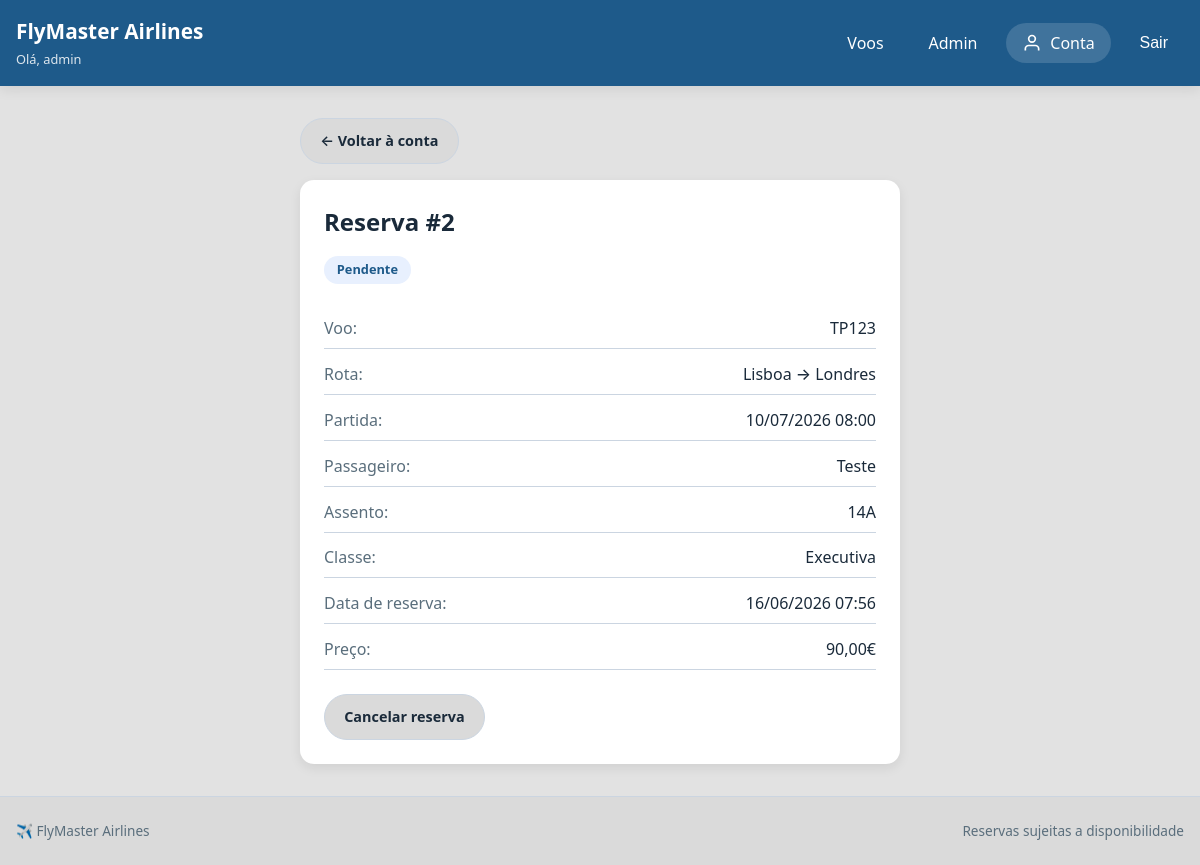
/reservas/2/ (signed in), run on an earlier commit of the app's database.
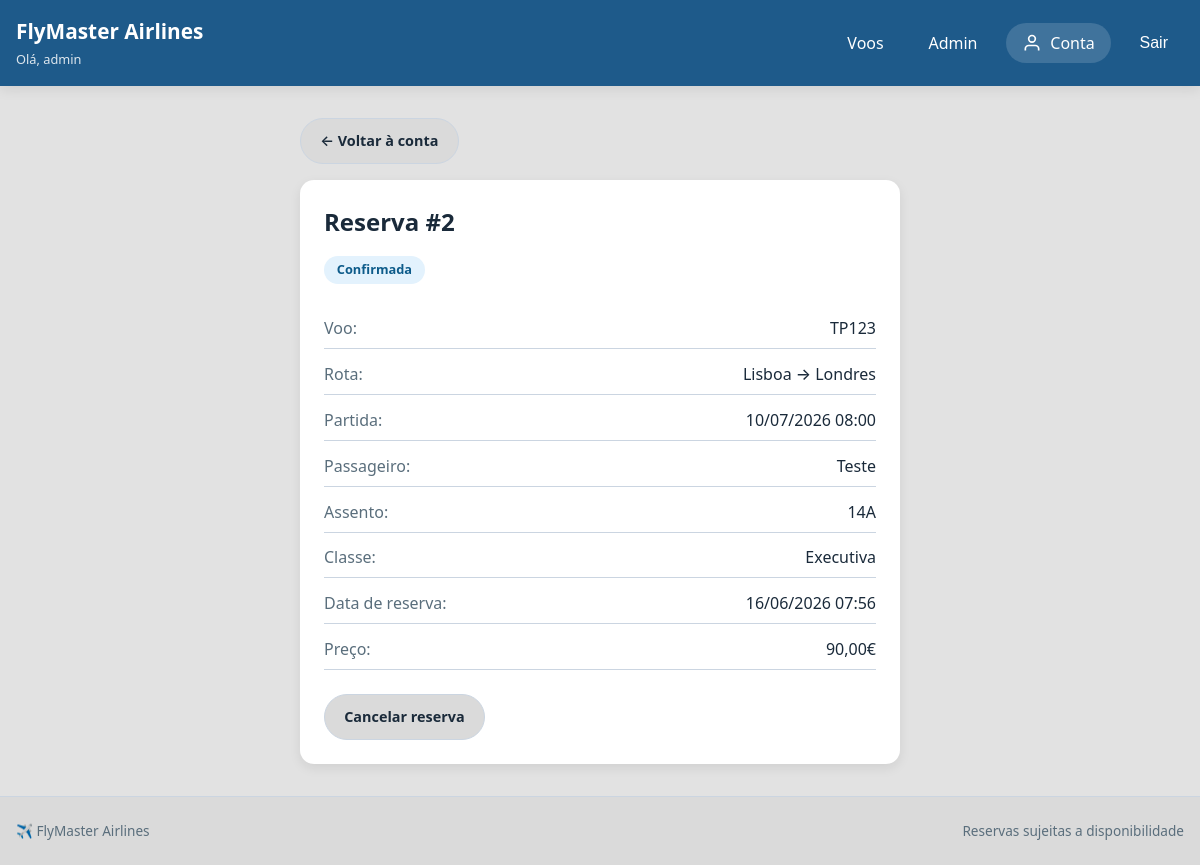
And on a later commit of the database.
### voos/models.py (models this page shows, shortened)
class Reserva(models.Model):
    STATUS = [
        ('pendente',   'Pendente'),
        ('confirmada', 'Confirmada'),
        ('cancelada',  'Cancelada'),
    ]
    CLASSE = [
        ('económica', 'Económica'),
        ('executiva', 'Executiva'),
    ]
    voo            = models.ForeignKey(Voo, on_delete=models.CASCADE)
    passageiro     = models.ForeignKey(Passageiro, on_delete=models.CASCADE)
    data_reserva   = models.DateTimeField(auto_now_add=True)
    status         = models.CharField(max_length=20, choices=STATUS, default='pendente')
    numero_assento = models.CharField(max_length=5)  # ex: 12A
    classe_voo     = models.CharField(max_length=20, choices=CLASSE, default='económica')
    class Meta:
        unique_together = ('voo', 'numero_assento')

class Voo(models.Model):
    numero               = models.CharField(max_length=10, unique=True)  # ex: TP123
    companhia            = models.ForeignKey(Companhia, on_delete=models.CASCADE)
    origem               = models.ForeignKey(Aeroporto, on_delete=models.CASCADE, related_name='saidas')
    destino              = models.ForeignKey(Aeroporto, on_delete=models.CASCADE, related_name='chegadas')
    data_partida         = models.DateTimeField()
    data_chegada         = models.DateTimeField()
    lugares_disponiveis  = models.IntegerField()
    preco                = models.DecimalField(max_digits=8, decimal_places=2)

class Aeroporto(models.Model):
    codigo = models.CharField(max_length=3, unique=True)
    nome   = models.CharField(max_length=150, blank=True)
    cidade = models.CharField(max_length=100)
    pais   = models.CharField(max_length=100)

class Passageiro(models.Model):
    nome         = models.CharField(max_length=100)
    email        = models.EmailField(unique=True)
    telefone     = models.CharField(max_length=15)
    documento    = models.CharField(max_length=20, unique=True)
    data_criacao = models.DateTimeField(auto_now_add=True)

### voos/views.py (the view)
# urls.py: path('reservas/<int:pk>/', views.ReservaDetailView.as_view(), name='reserva-detail'),
class ReservaDetailView(LoginRequiredMixin, DetailView):
    model               = Reserva
    template_name       = 'Voos/reserva_detail.html'
    context_object_name = 'reserva'
    login_url           = reverse_lazy('voos:login')

### voos/context_processors.py (called while the page is built)
def gestor_status(request):
    is_gestor = (
        request.user.is_authenticated and (
            request.user.is_superuser or
            request.user.groups.filter(name='gestor').exists()
        )
    )
    return {'is_gestor': is_gestor}

### voos/templates/Voos/reserva_detail.html (shortened to what this page needs)
{% extends 'Voos/base.html' %}
{% block content %}
<main class="container" style="max-width:600px; margin-top:2rem;">
    <div class="page-actions" style="margin-bottom:1rem;">
        <a href="{% url 'voos:account' %}" class="btn btn-light">← Voltar à conta</a>
    </div>
    <div class="panel">
        <h2>Reserva #{{ reserva.pk }}</h2>
        <span class="status-badge {% if reserva.status == 'confirmada' %}status-available{% elif reserva.status == 'cancelada' %}status-pending{% else %}status-info{% endif %}" style="margin-bottom:1rem; display:inline-block;">
            {{ reserva.get_status_display }}
        </span>
        <div class="flight-summary" style="margin-top:1rem;">
            <div class="summary-row"><span class="summary-label">Voo:</span><span class="summary-value">{{ reserva.voo.numero }}</span></div>
            <div class="summary-row"><span class="summary-label">Rota:</span><span class="summary-value">{{ reserva.voo.origem.cidade }} → {{ reserva.voo.destino.cidade }}</span></div>
            <div class="summary-row"><span class="summary-label">Partida:</span><span class="summary-value">{{ reserva.voo.data_partida|date:"d/m/Y H:i" }}</span></div>
            <div class="summary-row"><span class="summary-label">Passageiro:</span><span class="summary-value">{{ reserva.passageiro.nome }}</span></div>
            <div class="summary-row"><span class="summary-label">Assento:</span><span class="summary-value">{{ reserva.numero_assento }}</span></div>
            <div class="summary-row"><span class="summary-label">Classe:</span><span class="summary-value">{{ reserva.get_classe_voo_display }}</span></div>
            <div class="summary-row"><span class="summary-label">Data de reserva:</span><span class="summary-value">{{ reserva.data_reserva|date:"d/m/Y H:i" }}</span></div>
            <div class="summary-row"><span class="summary-label">Preço:</span><span class="summary-value">{{ reserva.voo.preco }}€</span></div>
        </div>
        {% if reserva.status != 'cancelada' %}
        <div style="margin-top:1.5rem;">
            <a href="{% url 'voos:reserva-delete' reserva.pk %}" class="btn btn-light">Cancelar reserva</a>
        </div>
        {% endif %}
    </div>
</main>
{% endblock %}

### voos/templates/Voos/base.html (shortened to what this page needs)
{% load static %}
<!DOCTYPE html>
<html lang="pt">
<head>
    <link rel="stylesheet" href="{% static 'css/style.css' %}">
</head>
<body>
    <header class="site-header">
        <div class="container topbar">
            <a href="{% url 'voos:index' %}" class="brand" style="text-decoration:none; color:white;">
                <span class="brand-title">FlyMaster Airlines</span>
                <span class="brand-subtitle">
                    {% if user.is_authenticated %}Olá, {{ user.username }}{% else %}Reserve o seu próximo voo{% endif %}
                </span>
            </a>
            <nav class="main-nav">
                <a href="{% url 'voos:flights' %}">Voos</a>
                {% if user.is_authenticated %}
                    {% if is_gestor %}
                        <a href="{% url 'voos:admin-panel' %}">Admin</a>
                    {% endif %}
                    <a href="{% url 'voos:account' %}" class="account-icon">
                        <svg width="20" height="20" viewBox="0 0 24 24" fill="none" stroke="currentColor" stroke-width="2">
                            <path d="M20 21v-2a4 4 0 0 0-4-4H8a4 4 0 0 0-4 4v2"/>
                            <circle cx="12" cy="7" r="4"/>
                        </svg>
                        <span>Conta</span>
                    </a>
                    <form method="post" action="{% url 'voos:logout' %}" style="display:inline; margin:0;">
                        <button type="submit" style="background:none; border:none; color:white; cursor:pointer; font-size:inherit; padding:0.5rem 1rem;">Sair</button>
                    </form>
                {% endif %}
            </nav>
        </div>
    </header>
    {% block content %}{% endblock %}
    <footer class="site-footer">
        <div class="container footer-inner">
            <span>✈️ FlyMaster Airlines</span>
            <span>{% block footer_text %}Reservas sujeitas a disponibilidade{% endblock %}</span>
        </div>
    </footer>
</body>
</html>

### static/css/style.css (style rules this page uses)
:root { --bg: #e2e2e2; --surface: #ffffff; --surface-alt: #dadada; --text: #1a2a3a; --muted: #5a6e7c; --primary: #1e5a8a; --primary-hover: #144a6e; --accent: #2c7cb6; --accent-hover: #23689b; --success-bg: #e3f2fd; --success-text: #0d5b8a; --warning-bg: #fff3e0; --warning-text: #b85c00; --info-bg: #e8f0fe; --info-text: #1e5a8a; --border: #cbd5e1; --shadow: 0 4px 12px rgba(0, 0, 0, 0.08); --radius: 14px; --radius-sm: 10px; --max-width: 1200px; }
* { box-sizing: border-box; margin: 0; padding: 0; }
body { font-family: 'Segoe UI', system-ui, -apple-system, sans-serif; background: var(--bg); color: var(--text); line-height: 1.5; }
.container { width: min(100% - 2rem, var(--max-width)); margin: 0 auto; }
.site-header { background: var(--primary); color: white; position: sticky; top: 0; z-index: 100; box-shadow: var(--shadow); }
.topbar { display: flex; justify-content: space-between; align-items: center; padding: 1rem 0; flex-wrap: wrap; gap: 1rem; }
.brand { display: flex; flex-direction: column; gap: 0.2rem; }
.brand-title { font-size: 1.3rem; font-weight: 700; }
.brand-subtitle { font-size: 0.8rem; opacity: 0.85; }
.main-nav { display: flex; gap: 0.8rem; align-items: center; flex-wrap: wrap; }
.main-nav a, .nav-pill { color: white; padding: 0.5rem 1rem; border-radius: 40px; text-decoration: none; transition: background 0.2s; }
.account-icon { display: flex; align-items: center; gap: 0.5rem; background: rgba(255, 255, 255, 0.15); padding: 0.5rem 1rem; border-radius: 40px; color: white; text-decoration: none; transition: background 0.2s; }
.btn { display: inline-flex; align-items: center; justify-content: center; gap: 0.5rem; padding: 0.7rem 1.2rem; border: none; border-radius: 40px; font-weight: 600; cursor: pointer; transition: all 0.2s; text-decoration: none; font-size: 0.9rem; }
.btn-light { background: var(--surface-alt); color: var(--text); border: 1px solid var(--border); }
.panel { background: var(--surface); border-radius: var(--radius); padding: 1.5rem; box-shadow: var(--shadow); }
.panel h2, .panel h3 { margin-bottom: 1rem; }
.flight-summary { display: flex; flex-direction: column; gap: 0.8rem; }
.summary-row { display: flex; justify-content: space-between; padding-bottom: 0.5rem; border-bottom: 1px solid var(--border); }
.summary-label { font-weight: 500; color: var(--muted); }
.summary-value { font-weight: 500; }
.status-badge { display: inline-flex; padding: 0.3rem 0.8rem; border-radius: 40px; font-size: 0.8rem; font-weight: 600; }
.status-available { background: var(--success-bg); color: var(--success-text); }
.page-actions { display: flex; gap: 0.8rem; margin-bottom: 1rem; }
.site-footer { background: var(--surface-alt); border-top: 1px solid var(--border); margin-top: 2rem; }
.footer-inner { padding: 1.5rem 0; display: flex; justify-content: space-between; align-items: center; flex-wrap: wrap; gap: 1rem; color: var(--muted); font-size: 0.85rem; }

What changed in the data, as far as the page shows it:
changed Reserva "Executiva": status "Pendente" → "Confirmada"
